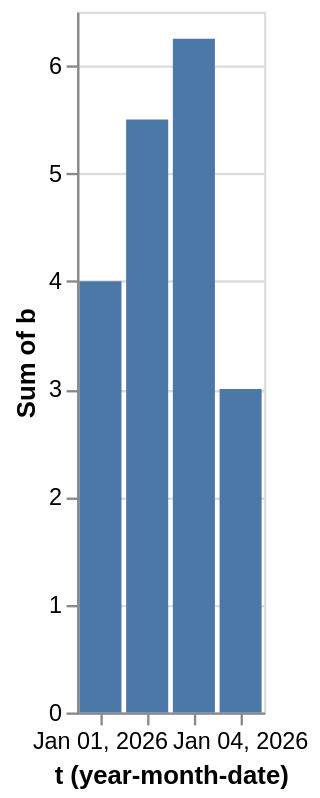

Express this chart as Vega-Lite.
### Vega-Lite specification from a JSON file in a GitHub repository (floating-point values rounded to 4 significant figures)
{"$schema": "https://vega.github.io/schema/vega-lite/v6.4.1.json", "config": {"view": {"continuousHeight": 300, "continuousWidth": 300}}, "data": {"name": "data-aec22b5641fce54c6a1b0f41e0a05405"}, "datasets": {"data-aec22b5641fce54c6a1b0f41e0a05405": [{"a": 1, "b": 4.0, "c": "x", "t": "2026-01-01T00:00:00"}, {"a": 2, "b": 5.5, "c": "y", "t": "2026-01-02T00:00:00"}, {"a": 3, "b": 6.25, "c": "x", "t": "2026-01-03T00:00:00"}, {"a": 4, "b": 3.0, "c": "y", "t": "2026-01-04T00:00:00"}]}, "encoding": {"x": {"field": "t", "timeUnit": "yearmonthdate", "type": "ordinal"}, "y": {"aggregate": "sum", "field": "b", "type": "quantitative"}}, "mark": {"type": "bar"}}
